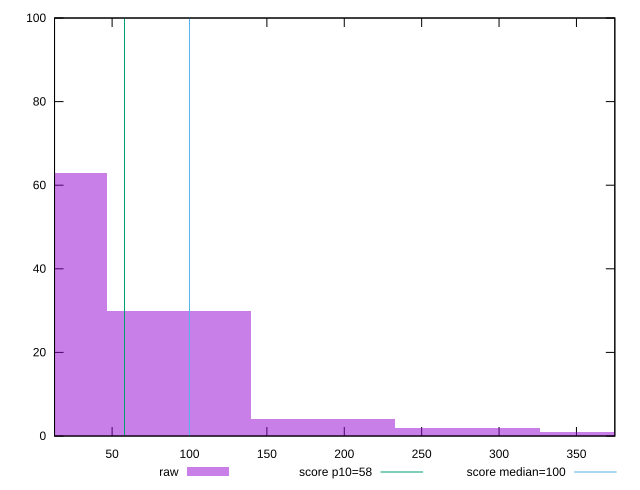

Generate this figure with gnuplot:
reset

$raw <<EOF
186.44802272962738 4
279.6720340944411 2
372.89604545925476 1
0 63
93.22401136481369 30
EOF

set key outside below
set boxwidth 93.22401136481369
set xrange [12.8:374.8000000000004]
set yrange [0:100]
set trange [0:100]
set style fill transparent solid 0.5 noborder

set parametric
set terminal svg size 640, 490 enhanced background rgb 'white'
set output "report_00019_2021-02-10T18-14-37.922Z//estimated-input-latency/samples/pages/raw/histogram.svg"

plot $raw title "raw" with boxes, \
     58,t title "score p10=58", \
     100,t title "score median=100"

reset
